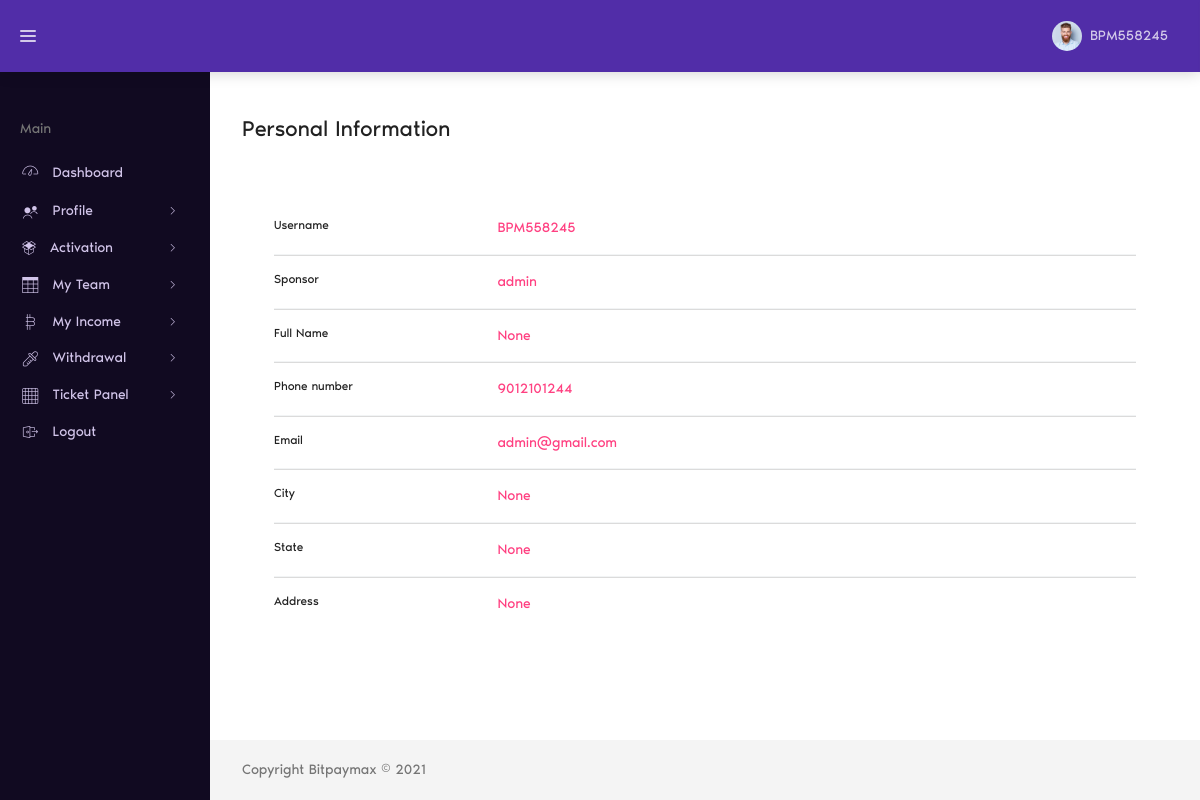
Screenshot of /profile/personal-info/ (signed in) with the database file from the repository.
### account/models.py (models this page shows, shortened)
class Account(AbstractBaseUser):
	email 					= models.EmailField(verbose_name="email", max_length=60, unique=False,blank=True,null=True)
	username 				= models.CharField(max_length=30, unique=True)
	date_joined				= models.DateTimeField(verbose_name='date joined', auto_now_add=True)
	date_active				= models.DateTimeField(verbose_name='date active',null=True,blank=True)
	last_login				= models.DateTimeField(verbose_name='last login', auto_now=True)
	is_admin				= models.BooleanField(default=False)
	is_active				= models.BooleanField(default=True)
	is_active1              = models.BooleanField(default=False)
	is_staff				= models.BooleanField(default=False)
	is_superuser			= models.BooleanField(default=False)
	total_level_income      = models.FloatField(default=0)
	withdrawal_amount       = models.FloatField(default=0)
	total_roi_income        = models.FloatField(default=0)
	activation_amount       = models.FloatField(default=0)
	available_amount		= models.FloatField(default=0)
	first_name				= models.CharField(max_length=30, unique=False,blank=True,null=True)
	last_name				= models.CharField(max_length=30, unique=False,blank=True,null=True)
	sponsor  				= models.ForeignKey('self',on_delete=models.SET_NULL,blank=True,null=True)
	txn_password            = models.CharField(max_length=30,null=False)
	phon_no                 = models.CharField(max_length=12,blank=True,null=True)
	address                 = models.CharField(max_length=200,blank=True,null=True)
	dob				        = models.DateTimeField(verbose_name='date of birth', null=True, blank=True)
	state					= models.CharField(max_length=100,blank=True,null=True)
	city 					= models.CharField(max_length=50,blank=True,null=True)
	zip_code				= models.CharField(max_length=6,blank=True,null=True)
	profile_pic 			= models.ImageField(default="default.jpg", upload_to="profile_pics",null=True,blank=True)
	password1               = models.CharField(max_length=30,null=True,blank=True)
	packages                = models.ManyToManyField(Package)
	supper_packages         = models.ManyToManyField(Package, related_name="super_pack")
	total_income            = models.PositiveIntegerField(default=0)
	is_able_for_income      = models.BooleanField(default=False)
	USERNAME_FIELD = 'username'
	REQUIRED_FIELDS = ['email']
	objects = MyAccountManager()

### profile_app/views.py (the view)
# urls.py: path('personal-info/', views.personalInfo, name="personalinfo"),
@login_required
def personalInfo(request):
    return render(request,'personalinfo.html')

### profile_app/templates/personalinfo.html (shortened to what this page needs)
{% extends "base.html" %}
{% load static %}
{% block content %}
<div class="dt-content-wrapper">
    <div class="dt-content">
        <div class="dt-page__header">
            <h1 class="dt-page__title">Personal Information</h1>
        </div>
        <div class="card-body">
            <div class="row">
                <div class="col-sm-3">
                    <h6 class="mb-0">Username</h6>
                </div>
                <div class="col-sm-9 text-secondary">
                    {{ user.username }}
                </div>
            </div>
            <hr>
            <div class="row">
                <div class="col-sm-3">
                    <h6 class="mb-0">Sponsor</h6>
                </div>
                <div class="col-sm-9 text-secondary">
                    {{ user.sponsor.username }}
                </div>
            </div>
            <hr>
            <div class="row">
                <div class="col-sm-3">
                    <h6 class="mb-0">Full Name</h6>
                </div>
                <div class="col-sm-9 text-secondary">
                    {{ user.first_name}}
                </div>
            </div>
            <hr>
            <div class="row">
                <div class="col-sm-3">
                    <h6 class="mb-0">Phone number</h6>
                </div>
                <div class="col-sm-9 text-secondary">
                    {{ user.phon_no }}
                </div>
            </div>
            <hr>
            <div class="row">
                <div class="col-sm-3">
                    <h6 class="mb-0">Email</h6>
                </div>
                <div class="col-sm-9 text-secondary">
                    {{ user.email }}
                </div>
            </div>
            <hr>
            <div class="row">
                <div class="col-sm-3">
                    <h6 class="mb-0">City</h6>
                </div>
                <div class="col-sm-9 text-secondary">
                    {{ user.city }}
                </div>
            </div>
            <hr>
            <div class="row">
                <div class="col-sm-3">
                    <h6 class="mb-0">State</h6>
                </div>
                <div class="col-sm-9 text-secondary">
                    {{ user.state }}
                </div>
            </div>
            <hr>
            <div class="row">
                <div class="col-sm-3">
                    <h6 class="mb-0">Address</h6>
                </div>
                <div class="col-sm-9 text-secondary">
                    {{ user.address }}
                </div>
            </div>
        </div>
    </div>
    <footer class="dt-footer">
        Copyright Bitpaymax © 2021
    </footer>
</div>
{% endblock content %}

### profile_app/templates/base.html (shortened to what this page needs)
{% load static %}
<!DOCTYPE html>
<html lang="en">
<head>
    <link href="https://cdn.jsdelivr.net/npm/bootstrap@5.1.1/dist/css/bootstrap.min.css" rel="stylesheet"
>
    <link rel="stylesheet" href="{% static 'assets/fonts/noir-pro/styles.css' %}">
    <link rel="stylesheet" href="{% static 'plugins/flag-icon-css/css/flag-icon.min.css' %}">
    <link rel="stylesheet" href="{% static 'assets/vendor/gaxon-icon/styles.css' %}">
    <link rel="stylesheet" href="{% static 'plugins/perfect-scrollbar/css/perfect-scrollbar.css' %}">
    <link rel="stylesheet" type="text/css" href="{% static 'plugins/chartist/css/chartist.min.css' %}" media="all" />
    <link rel="stylesheet" type="text/css" href="{% static 'assets/css/default/theme-dark.min.css' %}">
</head>
<body class="dt-layout--default dt-sidebar--fixed dt-header--fixed">
    <div class="dt-root">
        <div class="dt-root__inner">
            <header class="dt-header">
                <div class="dt-header__container">
                    <div class="dt-brand">
                        <div class="dt-brand__tool" data-toggle="main-sidebar">
                            <div class="hamburger-inner"></div>
                        </div>
                    </div>
                    <div class="dt-header__toolbar">
                        <div class="dt-nav-wrapper">
                            <ul class="dt-nav">
                                <li class="dt-nav__item dropdown">
                                    <a href="#" class="dt-nav__link dropdown-toggle no-arrow dt-avatar-wrapper"
                                        data-toggle="dropdown" aria-haspopup="true" aria-expanded="false">
                                        <img class="dt-avatar size-30"
                                            src="{% static 'assets/images/user-avatar/domnic-harris.jpg' %}"
                                            alt="Domnic Harris">
                                        <span class="dt-avatar-info d-none d-sm-block">
                                            <span class="dt-avatar-name">{{ user.username }}</span>
                                        </span> </a>
                                </li>
                            </ul>
                        </div>
                    </div>
                </div>
            </header>
            <main class="dt-main">
                <aside id="main-sidebar" class="dt-sidebar">
                    <div class="dt-sidebar__container">
                        <ul class="dt-side-nav">
                            <li class="dt-side-nav__item dt-side-nav__header">
                                <span class="dt-side-nav__text">main</span>
                            </li>
                            <li class="dt-side-nav__item">
                                <a href="{% url 'profile' %}" class="dt-side-nav__link">
                                    <i class="icon-lgicon icon-dashboard icon-fw icon-lg"></i>
                                    <span class="dt-side-nav__text">Dashboard</span>
                                </a>
                            </li>
                            <li class="dt-side-nav__item">
                                <a href="javascript:void(0)" class="dt-side-nav__link dt-side-nav__arrow"
                                    title="Widgets">
                                    <i class="icon icon-contacts-app icon-fw icon-lg"></i>
                                    <span class="dt-side-nav__text">Profile</span>
                                </a>
                            </li>
                            <li class="dt-side-nav__item">
                                <a href="javascript:void(0)" class="dt-side-nav__link dt-side-nav__arrow">
                                    <i class="icon icon-metrics icon-fw"></i>
                                    <span class="dt-side-nav__text">Activation</span>
                                </a>
                            </li>
                            <li class="dt-side-nav__item">
                                <a href="javascript:void(0)" class="dt-side-nav__link dt-side-nav__arrow">
                                    <i class="icon icon-tables icon-fw icon-lg"></i>
                                    <span class="dt-side-nav__text">My Team</span>
                                </a>
                            </li>
                            <li class="dt-side-nav__item">
                                <a href="javascript:void(0)" class="dt-side-nav__link dt-side-nav__arrow">
                                    <i class="icon icon-crypto icon-fw icon-lg"></i>
                                    <span class="dt-side-nav__text">My Income</span>
                                </a>
                            </li>
                            {% if user.is_superuser %}
                            <li class="dt-side-nav__item">
                                <a href="javascript:void(0)" class="dt-side-nav__link dt-side-nav__arrow">
                                    <i class="icon icon-pickers icon-fw icon-lg"></i>
                                    <span class="dt-side-nav__text">Withdrawal</span>
                                </a>
                                <ul class="dt-side-nav__sub-menu">
                                    <li class="dt-side-nav__item">
                                        <a href="{% url 'adminwithdrawal' %}" class="dt-side-nav__link">
                                            <i class="icon icon-date-time-picker icon-fw icon-lg"></i>
                                            <span class="dt-side-nav__text">Withdrawals</span>
                                        </a>
                                    </li>
                                </ul>
                            </li>
                            {% else %}
                            <li class="dt-side-nav__item">
                                <a href="javascript:void(0)" class="dt-side-nav__link dt-side-nav__arrow">
                                    <i class="icon icon-pickers icon-fw icon-lg"></i>
                                    <span class="dt-side-nav__text">Withdrawal</span>
                                </a>
                            </li>
                            {% endif%}
                            <li class="dt-side-nav__item">
                                <a href="javascript:void(0)" class="dt-side-nav__link dt-side-nav__arrow">
                                    <i class="icon icon-grid icon-fw icon-lg"></i>
                                    <span class="dt-side-nav__text">Ticket Panel</span>
                                </a>
                            </li>
                            <li class="dt-side-nav__item">
                                <a href="{% url 'logout' %}?next={% url 'index' %}" class="dt-side-nav__link" title="Layouts">
                                    <i class="icon icon-login-page icon-fw icon-lg"></i>
                                    <span class="dt-side-nav__text">Logout</span>
                                </a>
                            </li>
                        </ul>
                    </div>
                </aside>
                {% block content %}
                {% endblock content %}
            </main>
        </div>
    </div>
</body>
</html>

### rows the page displays
Account: username "BPM558245", sponsor.username "admin", first_name "None", phon_no "9012101244", email "admin@gmail.com", city "None", state "None", address "None"
